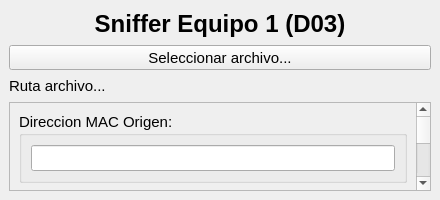
<?xml version="1.0" encoding="UTF-8"?>
<ui version="4.0">
 <class>MainWindow</class>
 <widget class="QMainWindow" name="MainWindow">
  <property name="enabled">
   <bool>true</bool>
  </property>
  <property name="geometry">
   <rect>
    <x>0</x>
    <y>0</y>
    <width>440</width>
    <height>200</height>
   </rect>
  </property>
  <property name="sizePolicy">
   <sizepolicy hsizetype="Minimum" vsizetype="Minimum">
    <horstretch>0</horstretch>
    <verstretch>0</verstretch>
   </sizepolicy>
  </property>
  <property name="minimumSize">
   <size>
    <width>440</width>
    <height>200</height>
   </size>
  </property>
  <property name="maximumSize">
   <size>
    <width>440</width>
    <height>800</height>
   </size>
  </property>
  <property name="windowTitle">
   <string>Sniffer</string>
  </property>
  <widget class="QWidget" name="centralwidget">
   <layout class="QVBoxLayout" name="verticalLayout_4">
    <item>
     <widget class="QLabel" name="tituloPrograma">
      <property name="minimumSize">
       <size>
        <width>0</width>
        <height>30</height>
       </size>
      </property>
      <property name="maximumSize">
       <size>
        <width>16777215</width>
        <height>30</height>
       </size>
      </property>
      <property name="font">
       <font>
        <family>Arial</family>
        <pointsize>18</pointsize>
        <weight>75</weight>
        <bold>true</bold>
       </font>
      </property>
      <property name="frameShape">
       <enum>QFrame::NoFrame</enum>
      </property>
      <property name="text">
       <string>Sniffer Equipo 1 (D03)</string>
      </property>
      <property name="alignment">
       <set>Qt::AlignCenter</set>
      </property>
     </widget>
    </item>
    <item>
     <widget class="QPushButton" name="seleccionarArchivo">
      <property name="minimumSize">
       <size>
        <width>0</width>
        <height>25</height>
       </size>
      </property>
      <property name="maximumSize">
       <size>
        <width>16777215</width>
        <height>25</height>
       </size>
      </property>
      <property name="font">
       <font>
        <family>Arial</family>
        <pointsize>11</pointsize>
       </font>
      </property>
      <property name="text">
       <string>Seleccionar archivo...</string>
      </property>
     </widget>
    </item>
    <item>
     <widget class="QLabel" name="pathArchivo">
      <property name="minimumSize">
       <size>
        <width>0</width>
        <height>20</height>
       </size>
      </property>
      <property name="maximumSize">
       <size>
        <width>16777215</width>
        <height>20</height>
       </size>
      </property>
      <property name="font">
       <font>
        <family>Arial</family>
        <pointsize>11</pointsize>
       </font>
      </property>
      <property name="text">
       <string>Ruta archivo...</string>
      </property>
     </widget>
    </item>
    <item>
     <widget class="QScrollArea" name="datosPaquete">
      <property name="font">
       <font>
        <family>Arial</family>
        <pointsize>11</pointsize>
       </font>
      </property>
      <property name="widgetResizable">
       <bool>true</bool>
      </property>
      <widget class="QWidget" name="scrollAreaWidgetContents_2">
       <property name="geometry">
        <rect>
         <x>0</x>
         <y>-1700</y>
         <width>406</width>
         <height>2865</height>
        </rect>
       </property>
       <layout class="QVBoxLayout" name="verticalLayout_3">
        <item>
         <widget class="QGroupBox" name="macOrigen">
          <property name="title">
           <string>Direccion MAC Origen:</string>
          </property>
          <layout class="QVBoxLayout" name="verticalLayout_16">
           <item>
            <widget class="QLineEdit" name="macOrigenTxt"/>
           </item>
          </layout>
         </widget>
        </item>
        <item>
         <widget class="QGroupBox" name="macDestino_2">
          <property name="title">
           <string>Direccion MAC Destino:</string>
          </property>
          <layout class="QVBoxLayout" name="verticalLayout_17">
           <item>
            <widget class="QLineEdit" name="macDestinoTxt"/>
           </item>
          </layout>
         </widget>
        </item>
        <item>
         <widget class="QGroupBox" name="ethernetType">
          <property name="title">
           <string>Ethernet Type Code:</string>
          </property>
          <layout class="QVBoxLayout" name="verticalLayout_18">
           <item>
            <widget class="QLineEdit" name="etherTypeTxt"/>
           </item>
          </layout>
         </widget>
        </item>
        <item>
         <widget class="QGroupBox" name="datosEthernet">
          <property name="enabled">
           <bool>true</bool>
          </property>
          <property name="sizePolicy">
           <sizepolicy hsizetype="Preferred" vsizetype="Maximum">
            <horstretch>0</horstretch>
            <verstretch>0</verstretch>
           </sizepolicy>
          </property>
          <property name="title">
           <string>Datos:</string>
          </property>
          <layout class="QVBoxLayout" name="verticalLayout">
           <item>
            <widget class="QTextEdit" name="datosEthernetTxt">
             <property name="sizePolicy">
              <sizepolicy hsizetype="Preferred" vsizetype="Preferred">
               <horstretch>0</horstretch>
               <verstretch>0</verstretch>
              </sizepolicy>
             </property>
             <property name="minimumSize">
              <size>
               <width>0</width>
               <height>180</height>
              </size>
             </property>
             <property name="maximumSize">
              <size>
               <width>16777215</width>
               <height>180</height>
              </size>
             </property>
             <property name="mouseTracking">
              <bool>true</bool>
             </property>
             <property name="verticalScrollBarPolicy">
              <enum>Qt::ScrollBarAlwaysOff</enum>
             </property>
             <property name="html">
              <string>&lt;!DOCTYPE HTML PUBLIC &quot;-//W3C//DTD HTML 4.0//EN&quot; &quot;http://www.w3.org/TR/REC-html40/strict.dtd&quot;&gt;
&lt;html&gt;&lt;head&gt;&lt;meta name=&quot;qrichtext&quot; content=&quot;1&quot; /&gt;&lt;style type=&quot;text/css&quot;&gt;
p, li { white-space: pre-wrap; }
&lt;/style&gt;&lt;/head&gt;&lt;body style=&quot; font-family:'Arial'; font-size:11pt; font-weight:400; font-style:normal;&quot;&gt;
&lt;p style=&quot;-qt-paragraph-type:empty; margin-top:0px; margin-bottom:0px; margin-left:0px; margin-right:0px; -qt-block-indent:0; text-indent:0px;&quot;&gt;&lt;br /&gt;&lt;/p&gt;&lt;/body&gt;&lt;/html&gt;</string>
             </property>
            </widget>
           </item>
          </layout>
         </widget>
        </item>
        <item>
         <widget class="QGroupBox" name="datosIP">
          <property name="title">
           <string>IP:</string>
          </property>
          <layout class="QVBoxLayout" name="verticalLayout_2">
           <item>
            <widget class="QGroupBox" name="versionIP">
             <property name="title">
              <string>Version:</string>
             </property>
             <layout class="QVBoxLayout" name="verticalLayout_19">
              <item>
               <widget class="QLineEdit" name="versionIPTxt"/>
              </item>
             </layout>
            </widget>
           </item>
           <item>
            <widget class="QGroupBox" name="cabecera">
             <property name="title">
              <string>Tamaño de cabecera:</string>
             </property>
             <layout class="QVBoxLayout" name="verticalLayout_20">
              <item>
               <widget class="QLineEdit" name="cabeceraTxt"/>
              </item>
             </layout>
            </widget>
           </item>
           <item>
            <widget class="QGroupBox" name="tipoServicio">
             <property name="title">
              <string>Tipo de servicio:</string>
             </property>
             <layout class="QVBoxLayout" name="verticalLayout_21">
              <item>
               <widget class="QTextEdit" name="tipoServicioTxt">
                <property name="sizePolicy">
                 <sizepolicy hsizetype="Expanding" vsizetype="Preferred">
                  <horstretch>0</horstretch>
                  <verstretch>0</verstretch>
                 </sizepolicy>
                </property>
                <property name="minimumSize">
                 <size>
                  <width>0</width>
                  <height>80</height>
                 </size>
                </property>
                <property name="maximumSize">
                 <size>
                  <width>16777215</width>
                  <height>80</height>
                 </size>
                </property>
                <property name="verticalScrollBarPolicy">
                 <enum>Qt::ScrollBarAlwaysOff</enum>
                </property>
                <property name="html">
                 <string>&lt;!DOCTYPE HTML PUBLIC &quot;-//W3C//DTD HTML 4.0//EN&quot; &quot;http://www.w3.org/TR/REC-html40/strict.dtd&quot;&gt;
&lt;html&gt;&lt;head&gt;&lt;meta name=&quot;qrichtext&quot; content=&quot;1&quot; /&gt;&lt;style type=&quot;text/css&quot;&gt;
p, li { white-space: pre-wrap; }
&lt;/style&gt;&lt;/head&gt;&lt;body style=&quot; font-family:'Arial'; font-size:11pt; font-weight:400; font-style:normal;&quot;&gt;
&lt;p style=&quot;-qt-paragraph-type:empty; margin-top:0px; margin-bottom:0px; margin-left:0px; margin-right:0px; -qt-block-indent:0; text-indent:0px;&quot;&gt;&lt;br /&gt;&lt;/p&gt;&lt;/body&gt;&lt;/html&gt;</string>
                </property>
               </widget>
              </item>
             </layout>
            </widget>
           </item>
           <item>
            <widget class="QGroupBox" name="tipoFlujo">
             <property name="title">
              <string>Etiqueta de flujo:</string>
             </property>
             <layout class="QVBoxLayout" name="verticalLayout_22">
              <item>
               <widget class="QLineEdit" name="tipoFlujoTxt">
                <property name="enabled">
                 <bool>true</bool>
                </property>
                <property name="readOnly">
                 <bool>false</bool>
                </property>
               </widget>
              </item>
             </layout>
            </widget>
           </item>
           <item>
            <widget class="QGroupBox" name="longitud">
             <property name="title">
              <string>Longitud total:</string>
             </property>
             <layout class="QVBoxLayout" name="verticalLayout_23">
              <item>
               <widget class="QLineEdit" name="longitudTxt"/>
              </item>
             </layout>
            </widget>
           </item>
           <item>
            <widget class="QGroupBox" name="identificador">
             <property name="title">
              <string>Identificador:</string>
             </property>
             <layout class="QVBoxLayout" name="verticalLayout_24">
              <item>
               <widget class="QLineEdit" name="identificadorTxt"/>
              </item>
             </layout>
            </widget>
           </item>
           <item>
            <widget class="QGroupBox" name="flags">
             <property name="title">
              <string>Flags:</string>
             </property>
             <layout class="QVBoxLayout" name="verticalLayout_25">
              <item>
               <widget class="QTextEdit" name="flagsTxt">
                <property name="sizePolicy">
                 <sizepolicy hsizetype="Preferred" vsizetype="Preferred">
                  <horstretch>0</horstretch>
                  <verstretch>0</verstretch>
                 </sizepolicy>
                </property>
                <property name="minimumSize">
                 <size>
                  <width>0</width>
                  <height>80</height>
                 </size>
                </property>
                <property name="maximumSize">
                 <size>
                  <width>16777215</width>
                  <height>80</height>
                 </size>
                </property>
                <property name="verticalScrollBarPolicy">
                 <enum>Qt::ScrollBarAlwaysOff</enum>
                </property>
                <property name="html">
                 <string>&lt;!DOCTYPE HTML PUBLIC &quot;-//W3C//DTD HTML 4.0//EN&quot; &quot;http://www.w3.org/TR/REC-html40/strict.dtd&quot;&gt;
&lt;html&gt;&lt;head&gt;&lt;meta name=&quot;qrichtext&quot; content=&quot;1&quot; /&gt;&lt;style type=&quot;text/css&quot;&gt;
p, li { white-space: pre-wrap; }
&lt;/style&gt;&lt;/head&gt;&lt;body style=&quot; font-family:'Arial'; font-size:11pt; font-weight:400; font-style:normal;&quot;&gt;
&lt;p style=&quot;-qt-paragraph-type:empty; margin-top:0px; margin-bottom:0px; margin-left:0px; margin-right:0px; -qt-block-indent:0; text-indent:0px;&quot;&gt;&lt;br /&gt;&lt;/p&gt;&lt;/body&gt;&lt;/html&gt;</string>
                </property>
               </widget>
              </item>
             </layout>
            </widget>
           </item>
           <item>
            <widget class="QGroupBox" name="fragmento">
             <property name="title">
              <string>Posicion del fragmento: </string>
             </property>
             <layout class="QVBoxLayout" name="verticalLayout_26">
              <item>
               <widget class="QLineEdit" name="fragmentoTxt"/>
              </item>
             </layout>
            </widget>
           </item>
           <item>
            <widget class="QGroupBox" name="ttl">
             <property name="title">
              <string>Tiempo de vida (TTL):</string>
             </property>
             <layout class="QVBoxLayout" name="verticalLayout_27">
              <item>
               <widget class="QLineEdit" name="ttlTxt"/>
              </item>
             </layout>
            </widget>
           </item>
           <item>
            <widget class="QGroupBox" name="protocolo">
             <property name="title">
              <string>Protocolo:</string>
             </property>
             <layout class="QVBoxLayout" name="verticalLayout_28">
              <item>
               <widget class="QLineEdit" name="protocoloTxt"/>
              </item>
             </layout>
            </widget>
           </item>
           <item>
            <widget class="QGroupBox" name="checksum">
             <property name="title">
              <string>Checksum:</string>
             </property>
             <layout class="QVBoxLayout" name="verticalLayout_29">
              <item>
               <widget class="QLineEdit" name="checksumTxt"/>
              </item>
             </layout>
            </widget>
           </item>
           <item>
            <widget class="QGroupBox" name="dirOrigen">
             <property name="title">
              <string>Dirección origen:</string>
             </property>
             <layout class="QVBoxLayout" name="verticalLayout_30">
              <item>
               <widget class="QLineEdit" name="dirOrigenTxt"/>
              </item>
             </layout>
            </widget>
           </item>
           <item>
            <widget class="QGroupBox" name="dirDestino">
             <property name="title">
              <string>Dirección destino:</string>
             </property>
             <layout class="QVBoxLayout" name="verticalLayout_31">
              <item>
               <widget class="QLineEdit" name="dirDestinoTxt"/>
              </item>
             </layout>
            </widget>
           </item>
           <item>
            <widget class="QGroupBox" name="datosExt">
             <property name="title">
              <string>Datos del paquete:</string>
             </property>
             <layout class="QVBoxLayout" name="verticalLayout_32">
              <item>
               <widget class="QTextEdit" name="datosExtTxt"/>
              </item>
             </layout>
            </widget>
           </item>
          </layout>
         </widget>
        </item>
        <item>
         <widget class="QGroupBox" name="datosICMPv4">
          <property name="title">
           <string>ICMP</string>
          </property>
          <layout class="QVBoxLayout" name="verticalLayout_5">
           <item>
            <widget class="QGroupBox" name="tipoICMPv4">
             <property name="title">
              <string>Tipo:</string>
             </property>
             <layout class="QVBoxLayout" name="_2">
              <item>
               <widget class="QLineEdit" name="tipoICMPv4Txt"/>
              </item>
             </layout>
            </widget>
           </item>
           <item>
            <widget class="QGroupBox" name="codeICMPv4">
             <property name="title">
              <string>Codigo:</string>
             </property>
             <layout class="QVBoxLayout" name="_3">
              <item>
               <widget class="QTextEdit" name="codeICMPv4Txt">
                <property name="sizePolicy">
                 <sizepolicy hsizetype="Expanding" vsizetype="Expanding">
                  <horstretch>0</horstretch>
                  <verstretch>0</verstretch>
                 </sizepolicy>
                </property>
                <property name="minimumSize">
                 <size>
                  <width>0</width>
                  <height>41</height>
                 </size>
                </property>
                <property name="maximumSize">
                 <size>
                  <width>16777215</width>
                  <height>41</height>
                 </size>
                </property>
                <property name="verticalScrollBarPolicy">
                 <enum>Qt::ScrollBarAlwaysOff</enum>
                </property>
                <property name="horizontalScrollBarPolicy">
                 <enum>Qt::ScrollBarAlwaysOff</enum>
                </property>
                <property name="html">
                 <string>&lt;!DOCTYPE HTML PUBLIC &quot;-//W3C//DTD HTML 4.0//EN&quot; &quot;http://www.w3.org/TR/REC-html40/strict.dtd&quot;&gt;
&lt;html&gt;&lt;head&gt;&lt;meta name=&quot;qrichtext&quot; content=&quot;1&quot; /&gt;&lt;style type=&quot;text/css&quot;&gt;
p, li { white-space: pre-wrap; }
&lt;/style&gt;&lt;/head&gt;&lt;body style=&quot; font-family:'Arial'; font-size:11pt; font-weight:400; font-style:normal;&quot;&gt;
&lt;p style=&quot;-qt-paragraph-type:empty; margin-top:0px; margin-bottom:0px; margin-left:0px; margin-right:0px; -qt-block-indent:0; text-indent:0px;&quot;&gt;&lt;br /&gt;&lt;/p&gt;&lt;/body&gt;&lt;/html&gt;</string>
                </property>
               </widget>
              </item>
             </layout>
            </widget>
           </item>
           <item>
            <widget class="QGroupBox" name="checksumICMPv4">
             <property name="title">
              <string>Checksum:</string>
             </property>
             <layout class="QVBoxLayout" name="_4">
              <item>
               <widget class="QLineEdit" name="checksumICMPv4Txt"/>
              </item>
             </layout>
            </widget>
           </item>
           <item>
            <widget class="QGroupBox" name="datosICMP">
             <property name="title">
              <string>Datos ICMP:</string>
             </property>
             <layout class="QVBoxLayout" name="_5">
              <item>
               <widget class="QTextEdit" name="datosICMPv4Txt">
                <property name="minimumSize">
                 <size>
                  <width>0</width>
                  <height>100</height>
                 </size>
                </property>
                <property name="maximumSize">
                 <size>
                  <width>16777215</width>
                  <height>100</height>
                 </size>
                </property>
               </widget>
              </item>
             </layout>
            </widget>
           </item>
          </layout>
         </widget>
        </item>
        <item>
         <widget class="QGroupBox" name="datosARP">
          <property name="title">
           <string>ARP</string>
          </property>
          <layout class="QVBoxLayout" name="verticalLayout_6">
           <item>
            <widget class="QGroupBox" name="hardARP">
             <property name="title">
              <string>Hardware</string>
             </property>
             <layout class="QVBoxLayout" name="verticalLayout_8">
              <item>
               <widget class="QLineEdit" name="hardARPtxt"/>
              </item>
             </layout>
            </widget>
           </item>
           <item>
            <widget class="QGroupBox" name="protocoloARP">
             <property name="title">
              <string>Tipo Protocolo</string>
             </property>
             <layout class="QVBoxLayout" name="verticalLayout_7">
              <item>
               <widget class="QLineEdit" name="protocoloARPtxt"/>
              </item>
             </layout>
            </widget>
           </item>
           <item>
            <widget class="QGroupBox" name="lngMAC">
             <property name="title">
              <string>Longitud MAC</string>
             </property>
             <layout class="QVBoxLayout" name="verticalLayout_15">
              <item>
               <widget class="QLineEdit" name="lngMACtxt"/>
              </item>
             </layout>
            </widget>
           </item>
           <item>
            <widget class="QGroupBox" name="lngIP">
             <property name="title">
              <string>Longitud IP</string>
             </property>
             <layout class="QVBoxLayout" name="verticalLayout_14">
              <item>
               <widget class="QLineEdit" name="lngIPtxt"/>
              </item>
             </layout>
            </widget>
           </item>
           <item>
            <widget class="QGroupBox" name="opCodeARP">
             <property name="title">
              <string>Codigo de Operacion</string>
             </property>
             <layout class="QVBoxLayout" name="verticalLayout_9">
              <item>
               <widget class="QLineEdit" name="opCodeARPtxt"/>
              </item>
             </layout>
            </widget>
           </item>
           <item>
            <widget class="QGroupBox" name="MACARPorg">
             <property name="title">
              <string>MAC Origen</string>
             </property>
             <layout class="QVBoxLayout" name="verticalLayout_10">
              <item>
               <widget class="QLineEdit" name="MACARPorgtxt"/>
              </item>
             </layout>
            </widget>
           </item>
           <item>
            <widget class="QGroupBox" name="IPARPorg">
             <property name="title">
              <string>IP Origen</string>
             </property>
             <layout class="QVBoxLayout" name="verticalLayout_11">
              <item>
               <widget class="QLineEdit" name="IPARPorgtxt"/>
              </item>
             </layout>
            </widget>
           </item>
           <item>
            <widget class="QGroupBox" name="MACARPDes">
             <property name="title">
              <string>MAC Destino</string>
             </property>
             <layout class="QVBoxLayout" name="verticalLayout_12">
              <item>
               <widget class="QLineEdit" name="MACARPDestxt"/>
              </item>
             </layout>
            </widget>
           </item>
           <item>
            <widget class="QGroupBox" name="IPARPDes">
             <property name="title">
              <string>IP Destino</string>
             </property>
             <layout class="QVBoxLayout" name="verticalLayout_13">
              <item>
               <widget class="QLineEdit" name="IPARPDestxt"/>
              </item>
             </layout>
            </widget>
           </item>
          </layout>
         </widget>
        </item>
       </layout>
      </widget>
     </widget>
    </item>
   </layout>
  </widget>
 </widget>
 <resources/>
 <connections/>
</ui>
